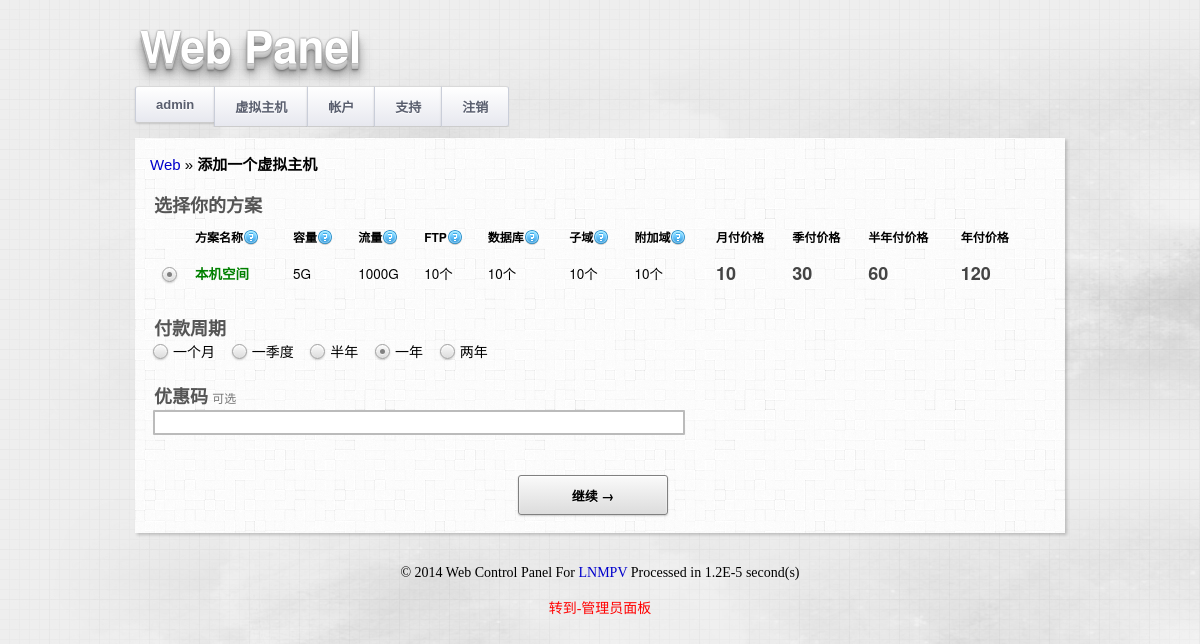
Screenshot of /vhost_add.php (signed in) with the database file from the repository.
### tables this page shows
CREATE TABLE IF NOT EXISTS `vhost_plan` (
`ID` int(11) NOT NULL,
  `sort` int(11) DEFAULT NULL,
  `checked` int(11) NOT NULL,
  `hidden` int(11) DEFAULT '0',
  `planname` varchar(255) NOT NULL,
  `cycle` int(11) NOT NULL,
  `nodes` varchar(255) NOT NULL,
  `backup` int(11) NOT NULL,
  `space` int(11) NOT NULL,
  `webtraffic` double NOT NULL,
  `db` int(11) NOT NULL,
  `subdomain` int(11) NOT NULL,
  `addon` int(11) NOT NULL DEFAULT '0' COMMENT '附加域',
  `ftp` int(11) NOT NULL,
  `price` double NOT NULL,
  `available` int(11) NOT NULL
);

### config.php (called while the page is built, shortened)
<?php
$PanelName = 'Web';

### vhost_add.php (the view, shortened to what this page needs)
<?php
@include_once("header.php");
?>
<div id="page">
<p class='breadcrumb'><a href='vhost.php'><?php echo $PanelName;?></a> &raquo; <strong>添加一个虚拟主机</strong></p>
<form id="signup" action="" method="post" onsubmit="">
<table>
<tr>
	<td>
		<label for="plan" class="signupLabel">选择你的方案</label><br>
<table border="0" cellspacing="0" cellpadding="0" width="880">
	<tr>
		<td>
			<table border="0" cellspacing="0" cellpadding="4" class="signupPlanTable" width="100%">
				<tr>
					<th>&nbsp;</th>
					<th>方案名称<img src="images/51.png" title="<?php echo $PanelName; ?>提供不同虚拟主机解决方案" align="absmiddle"></th>
					<th>容量<img src="images/51.png" title="空间大小" align="absmiddle"></th>
					<th>流量<img src="images/51.png" title="每月流量" align="absmiddle"></th>
					<th>FTP<img src="images/51.png" title="可创建的FTP帐户数量" align="absmiddle"></th>
					<th>数据库<img src="images/51.png" title="可创建的数据库数量" align="absmiddle"></th>
					<th>子域<img src="images/51.png" title="可绑定的子域数量" align="absmiddle"></th>
					<th>附加域<img src="images/51.png" title="可绑定的附加域数量" align="absmiddle"></th>
					<th>月付价格</th>
					<th>季付价格</th>
					<th>半年付价格</th>
					<th>年付价格</th>
				</tr>
<?php
$result = mysql_query("select * FROM vhost_plan WHERE hidden=0 ORDER BY `sort` ASC ");
while($row = mysql_fetch_array($result)) {
?>
					<tr>
						<td align="center">
						<?php if ($row['available'] < 1) {
							echo '&nbsp;';
						} else {  ?>
						<input type="radio" name="PlanTag" value="<?php echo $row['ID']; ?>" id="vhost<?php echo $row['ID']; ?>" <?php
						if (@$_POST['PlanTag'] == $row['ID'])
							echo 'checked="checked"';
						elseif ($row['available'] < 1)
							echo 'disabled="disabled"';
						elseif ($row['checked'] != 0)
							echo 'checked="checked"';
						?>>
						<?php } ?>
						</td>
						<td><label for="vhost<?php echo $row['ID']; ?>" class="signupPlanName"><?php echo $row['planname']; ?></label></td>
						<td><?php
						if ($row['space'] == 0 )
							echo '不限';
						elseif ($row['space'] / 1000 >= 1)
							echo $row['space'] / 1000 . 'G';
						else
							echo $row['space'] . 'M';
						?></td>
						<td><?php
						if ($row['webtraffic'] == 0 )
							echo '不限';
						else
							echo $row['webtraffic'] . 'G' ;
						?></td>
						<td><?php
						if ($row['ftp'] == -1 )
							echo '不限';
						else
							echo $row['ftp'] . '个';
						?></td>
						<td><?php
						if ($row['db'] == -1 )
							echo '不限';
						else
							echo $row['db'] . '个';
						?></td>
						<td><?php
						if ($row['subdomain'] == -1 )
							echo '不限';
						else
							echo $row['subdomain'] . '个';
						?></td>
						<td><?php
						if ($row['addon'] == -1 )
							echo '不限';
						else
							echo $row['addon'] . '个';
						?></td>
						<td id="signupPlanPrice"><label for="pterm_1"><?php
						if ( $row['cycle'] <= 1)
							echo ($row['price']);
						else
						?></label></td>
						<td id="signupPlanPrice"><label for="pterm_3"><?php
						if ( $row['cycle'] <= 3)
							echo ($row['price']*3);
						else
						?></label></td>
						<td id="signupPlanPrice"><label for="pterm_6"><?php
						if ( $row['cycle'] <= 6)
							echo ($row['price']*6);
						else
						?></label></td>
						<td id="signupPlanPrice"><label for="pterm_12"><?php
						if ( $row['cycle'] <= 12)
							echo ($row['price']*12);
						else
						?></label></td>
					</tr>
<?
}
?>
			</table>
		</td>
	</tr>
</table>
	</td>
</tr>
<tr>
	<td colspan="2">
		<br>
		<label for="Frequency" class="signupLabel">付款周期</label><br>
		<input type="radio" name="Frequency" value="1" id="pterm_1"><label class="signupText" for="pterm_1">一个月</label>&nbsp;&nbsp;&nbsp;
		<input type="radio" name="Frequency" value="3" id="pterm_3"><label class="signupText" for="pterm_3">一季度</label>&nbsp;&nbsp;&nbsp;
		<input type="radio" name="Frequency" value="6" id="pterm_6"><label class="signupText" for="pterm_6">半年</label>&nbsp;&nbsp;&nbsp;
		<input type="radio" name="Frequency" value="12" id="pterm_12" checked="checked"><label class="signupText" for="pterm_12">一年</label>&nbsp;&nbsp;&nbsp;
		<input type="radio" name="Frequency" value="24" id="pterm_24"><label class="signupText" for="pterm_24">两年<br></label>
	</td>
</tr>
<tr>
	<td colspan="2">
		<br>
		<label for="promotionCode" class="signupLabel">优惠码</label> <span class="signup_note">可选</span><br>
		<input name="promotionCode" id="promotionCode" type="text" size="50"  border="0"  />
	</td>
</tr>
<tr>
	<td colspan="2" align="center">
		<br><br>
		<input type="submit" name="Next" value="继续 &rarr;" class="signupSubmit">
	</td>
</tr>
</table>
</form>
</div>
<?php @include_once("footer.php") ?>

### css/manager.css (style rules this page uses)
@media screen and (-webkit-min-device-pixel-ratio:0) { #page { background-color:RED; } }
body { background:url(../images/container-background.jpg); color:#000; margin:0px; text-align:center; }
a { text-decoration:none; }
img { border:0px; }
a:link { color:#0000CC; }
p { color:#333; }
#page { background:url(../images/light_wool.png); text-align:left; margin:0px auto; padding:15px 15px 15px 15px; width:900px; font-family:arial,helvetica,sans-serif; font-size:15px; box-shadow:2px 2px 3px rgba(0, 0, 0, 0.2); -moz-box-shadow:2px 2px 3px rgba(0, 0, 0, 0.2); -khtml-box-shadow:2px 2px 3px rgba(0, 0, 0, 0.2); -webkit-box-shadow:2px 2px 3px rgba(0, 0, 0, 0.2); }
.breadcrumb { margin:0px 0px 14px 0px; color:#000; }

### css/css3.css (style rules this page uses)
input[type="text"], input[type=password] { font-size:15px; padding:2px 2px 3px; margin:0; background-color:#fff; color:#333; border:1px solid #d9d9d9; border-top:1px solid #c0c0c0; display:inline-block; vertical-align:top; height:25px; box-sizing:border-box; -webkit-box-sizing:border-box; -moz-box-sizing:border-box; -webkit-border-radius:1px }
input[type="submit"] { -webkit-box-shadow: inset 0 1px 2px white, 0 1px 2px rgba(0, 0, 0, .2); -moz-box-shadow: inset 0 1px 2px white, 0 1px 2px rgba(0, 0, 0, .2); box-shadow: inset 0 1px 2px white, 0 1px 2px rgba(0, 0, 0, .2); -webkit-user-select: none; background: -webkit-linear-gradient(#fafafa, #dcdcdc); background: -moz-linear-gradient(#fafafa, #dcdcdc); background: -ms-linear-gradient(#fafafa, #dcdcdc); background: -o-linear-gradient(#fafafa, #dcdcdc); background: linear-gradient(#fafafa, #dcdcdc); -webkit-border-radius: 3px; -moz-border-radius: 3px; border-radius: 3px; border: 1px solid #a0a0a0; cursor: default; font-size: 13px; margin: 0; padding: 4px 14px; text-shadow: 0 1px 0 rgba(255, 255, 255, .5); border-color: #808080; font-weight: bold; }
input[type='radio'] { -webkit-box-shadow: inset 0 1px 2px white, 0 1px 2px rgba(0, 0, 0, .2); -moz-box-shadow: inset 0 1px 2px white, 0 1px 2px rgba(0, 0, 0, .2); box-shadow: inset 0 1px 2px white, 0 1px 2px rgba(0, 0, 0, .2); -webkit-appearance: none; -webkit-margin-start: 0; -webkit-margin-end: 5px; -webkit-transition: border 500ms; -moz-transition: border 500ms; -ms-transition: border 500ms; -o-transition: border 500ms; transition: border 500ms; background: -webkit-linear-gradient(#fafafa, #dcdcdc); background: -moz-linear-gradient(#fafafa, #dcdcdc); background: -ms-linear-gradient(#fafafa, #dcdcdc); background: -o-linear-gradient(#fafafa, #dcdcdc); background: linear-gradient(#fafafa, #dcdcdc); -webkit-border-radius: 100%; -moz-border-radius: 100%; border-radius: 100%; border: 1px solid #a0a0a0; display: inline-block; height: 15px; margin-top: 0; position: relative; top: 2px; vertical-align: baseline; width: 15px; }
input[type='radio']:checked::before { -webkit-box-shadow: 0 1px 0 rgba(255, 255, 255, .5); -moz-box-shadow: 0 1px 0 rgba(255, 255, 255, .5); box-shadow: 0 1px 0 rgba(255, 255, 255, .5); -webkit-margin-start: 4px; background: #808080; -webkit-border-radius: 10px; -moz-border-radius: 10px; border-radius: 10px; content: ''; display: inline-block; height: 5px; left: 0; margin-top: 4px; opacity: 1; position: absolute; top: 0; vertical-align: top; width: 5px; }

### css/signup.css (style rules this page uses)
.signupSubmit { width:150px; height:40px; font:100% "Helvetica Neue", Arial, Helvetica, Geneva, sans-serif; font-weight:bold; -webkit-appearance:button; }
.signupLabel { font-size:18px; font-weight:bold; color:#555555; margin-left:1px; font-family:"Helvetica Neue", Arial, Helvetica, Geneva, sans-serif; }
.signupText { font-family:"Helvetica Neue", Arial, Helvetica, Geneva, sans-serif; font-size:14px; }
.signup_note { color:#777777; font-family:"Helvetica Neue", Arial, Helvetica, Geneva, sans-serif; font-size:12px; }
.signupPlanTable { margin-top:1px; }
.signupPlanTable th { text-align:left; font:bold 80% "Helvetica Neue", Arial, Helvetica, Geneva, sans-serif; height:28px; background-image:url(../images/furley_bg.png); }
.signupPlanTable td { font:90%/120% "Helvetica Neue", Arial, Helvetica, Geneva, sans-serif; height:30px; }
.signupPlanName { color:green; font-weight:bold; }
#signupPlanPrice { font-size:18px; font-weight:bold; color:#444444; }
form#signup input[type=text] { border:2px solid #bbbbbb; font-size:18px; padding:2px; margin-top:1px; margin-right:10px; margin-bottom:2px; font-family:"Helvetica Neue", Arial, Helvetica, Geneva, sans-serif; }

### rows the page displays
vhost_plan: checked "☑ 本机空间", planname "本机空间", $row['space']/1000 "5", webtraffic "1000", ftp "10", db "10", subdomain "10", addon "10", price "10", $row['price']*3 "30", $row['price']*6 "60", $row['price']*12 "120"

### other values shown
$PanelName "Web"
$PanelSubName "Panel"
$_SESSION['username'] "admin"
$lang['vhosts'] "虚拟主机"
$lang['account'] "帐户"
$lang['support'] "支持"
$lang['log_out'] "注销"
get_microtime()-$page_start_time "1.2E-5"
$lang['admin_panel'] "管理员面板"
